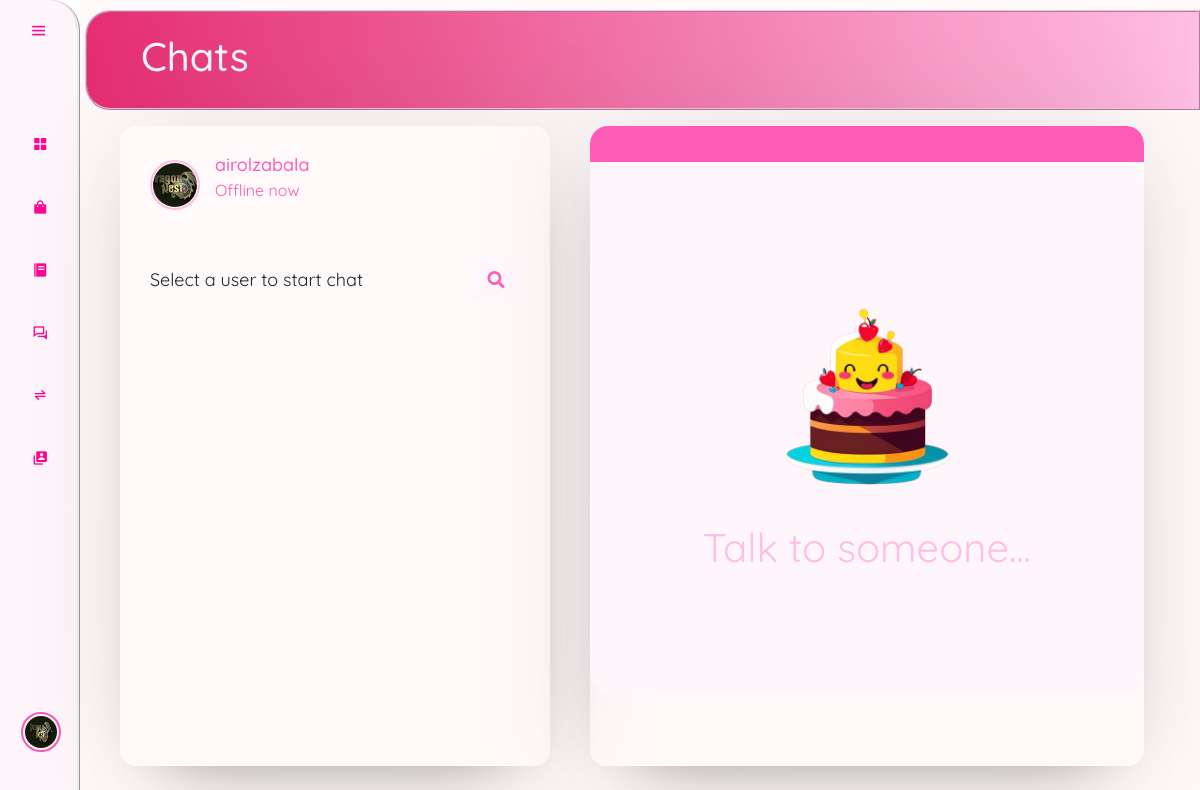
/users.php (signed in), run on the app's committed database.
### tables this page shows
CREATE TABLE `users` (
  `user_id` int(11) NOT NULL,
  `unique_id` int(255) NOT NULL,
  `fname` varchar(255) NOT NULL,
  `lname` varchar(255) NOT NULL,
  `email` varchar(255) NOT NULL,
  `password` varchar(255) NOT NULL,
  `contact` int(255) NOT NULL,
  `img` varchar(400) NOT NULL,
  `status` varchar(255) NOT NULL,
  `userType` varchar(255) NOT NULL
);

### users.php (the view, shortened to what this page needs)
<link rel="stylesheet" href="assets/css/chat.css">
<?php include_once './header.php'; include './sidebar.php';?>
<div class="content">
    <div class="product-container">
        <h1>Chats</h1>
    </div>
    <div class="wrapper">
        <section class="users">
            <header>
                <?php
                include_once ("assets/dbcon.php");
                $sql = mysqli_query($conn,"SELECT * FROM users WHERE unique_id = {$_SESSION['unique_id']}");
                if(mysqli_num_rows($sql) > 0 ){
                    $row = mysqli_fetch_assoc($sql);
                }
                ?>
                <div class="profile">
                    <img src="assets/images/<?php echo $row['img'] ?>" alt="">
                    <div class="details">
                        <span><?php echo $row['fname']."". $row['lname'] ?></span>
                        <p><?php echo $row['status']?></p>
                    </div>
                </div>
            </header>
            <div class="chat-search">
                <span class="text"> Select a user to start chat</span>
                <button><i class="fa fa-search"></i></button>
            </div>
        </section>
        <section class="chat-area">
            <header></header>
                <div class="blank">
                    <img src="assets/images/smileycake-removebg.png" alt="">
                    <div class="message1">
                        <span>Talk to someone...</span>
                    </div>
                </div>
        </section>
    </div>
</div>
</body>
</html>

### sidebar.php (shortened to what this page needs)
<link rel="stylesheet" href="assets/css/style.css">
    <div class="sidebar">
        <div class="top">
            <i class="bx bx-menu" id="btn"></i>
        </div>
        <ul>
            <li>
                <a href="index.php">
                    <i class="bx bxs-grid-alt"></i>
                </a>
            </li>
            <li>
                <a href="product.php">
                    <i class="bx bxs-shopping-bag"></i>
                </a>
            </li>
            <li>
                <a href="order.php">
                    <i class="bx bxs-food-menu"></i>
                </a>
            </li>
            <li>
                <a href="users.php">
                    <i class='bx bx-conversation'></i>
                </a>
            </li>
            <li>
                <a href="transaction.php">
                <i class='bx bx-transfer-alt'></i>
                </a>
            </li>
            <li>
                <?php
                include_once ("assets/dbcon.php");
                $sql = mysqli_query($conn,"SELECT * FROM users WHERE unique_id = {$_SESSION['unique_id']}");
                if(mysqli_num_rows($sql) > 0 ){
                    $row = mysqli_fetch_assoc($sql);
                }
                ?>
                <a href="account.php">
                    <i class='bx bxs-user-account'></i>
                </a>
            </li>
            <li>
                <div class="user-profile">
                    <div class="user">
                        <img src="assets/images/<?php echo $row['img'];?>" class="user-img">
                        <div>
                        </div>
                    </div>
                    <a href="assets/logout.php?logout_id=<?php echo $row['unique_id']  ?>" class="logout">
                    </a>
                </div>
            </li>
        </ul>
    </div>

### assets/css/chat.css (style rules this page uses)
* { margin: 0; padding: 0; box-sizing: border-box; text-decoration: none; font-family: 'Quicksand', sans-serif; transition: .2s linear; }
.wrapper { width: 95%; height: 80%; margin: 1rem; display: flex; }
.users { padding: 25px 30px; width: 450px; margin: 0px 1.5rem; border-radius: 16px; box-shadow: 0 0 128px 0 rgba(0, 0, 0, 0.1), 0 32px 64px -48px rgba(0, 0, 0, 0.5); }
.users header, .user-list a { display: flex; align-items: center; padding-bottom: 20px; justify-content: space-between; border-bottom: 1px solid FFF6FB; }
.wrapper img { object-fit: cover; border-radius: 50%; padding: 1px; border: 2px solid #FFBEE3; }
:is(.users, .user-list) .profile { display: flex; align-items: center; }
.users header .profile img { height: 50px; width: 50px; }
:is(.users, .user-list) .details { color: #FC5BB6; margin-left: 15px; }
:is(.users, .user-list) .details span { font-size: 18px; font-weight: 500; }
.users .chat-search { margin: 20px 0; display: flex; position: relative; align-items: center; justify-content: space-between; }
.users .chat-search .text { font-size: 18px; }
.users .chat-search button { width: 47px; height: 42px; border: none; outline: none; color: #FC5BB6; background: #FFF6FB; cursor: pointer; font-size: 17px; border-radius: 0 5px 5px 0; transition: all 0.2s ease; }
.chat-area { width: 55%; margin: 0px 1rem; border-radius: 16px; box-shadow: 0 0 128px 0 rgba(0, 0, 0, 0.1), 0 32px 64px -48px rgba(0, 0, 0, 0.5); }
.blank { display: flex; flex-direction: column; position: relative; height: 530px; overflow-y: auto; overflow: hidden; background: #FFF6FB; border-radius: 20px; align-items: center; justify-content: center; padding: 10px 10px 20px 10px; box-shadow: inset 0 32px 32px -32px rgb(0, 0, 0 / 5%), inset 0 -32px 32px -32px rgb(0, 0, 0 / 5%); }
.blank img { width: 250px; height: 250px; border-style: none; }
.blank .message1 { color: #FFBEE3; font-size: 40px; text-align: center; }
.chat-area header { display: flex; align-items: center; padding: 18px 20px; background: #FC5BB6; border-radius: 18px 18px 0 0; color: #FFF6FB; }

### assets/css/Page-transition.css (style rules this page uses)
.data, .grid, .customers, .add-product, .content { animation: transitionIn 0.75s ease-out; }

### assets/css/style.css (style rules this page uses)
* { margin: 0; padding: 0; box-sizing: border-box; text-decoration: none; outline: none; border: none; font-family: 'Quicksand', sans-serif; transition: .2s linear; }
.user-img { width: 40px; height: 40px; border-radius: 100%; padding: 2px; border: 2px solid #FC5BB6; }
.sidebar { position: fixed; top: 0; left: 0; bottom: 0; width: 80px; background: #FFF6FB; border-radius: 0 30px 0 0; border-style: none ridge none none; padding: 0.4rem 0.8rem; box-shadow: 0 .5rem .5rem 0 rgb(255, 190, 227); transition: all 0.5s ease; }
.sidebar #btn { position: absolute; color: #FF0592; top: .4rem; left: 50%; font-size: 1.2rem; line-height: 50px; transform: translateX(-50%); cursor: pointer; }
.user-profile { display: flex; justify-content: space-between; background-color: #e88ca1; border-radius: 30px; transition: all 0.5s ease; }
.user { display: inline-flex; align-items: center; padding-right: 1.5rem; margin: 0.8rem auto; }
.sidebar ul li { position: relative; list-style-type: none; height: 50px; width: 90%; margin: 0.8rem auto; line-height: 50px; }
.sidebar ul li a { color: #FF0592; display: flex; align-items: center; text-decoration: none; border-radius: 0.8rem; transition: all .5s ease; }
.sidebar ul li .user-profile { display: flex; align-items: center; }
.sidebar ul li a i { min-width: 50px; text-align: center; height: 50px; border-radius: 12px; line-height: 50px; }
.sidebar ul li .user-profile { background-color: #FFF6FB; border-radius: 30px; height: 60px; margin-right: 14px; }
.sidebar ul li:last-child { position: absolute; bottom: 35px; height: 50px; width: 90%; margin-left: 8px; line-height: 50px; }
.content { position: absolute; background: #FFF9F9; height: 100vh; top: 0; left: 80px; transition: all 0.5s ease; width: calc(100% - 80px); }
.product-container { display: flex; min-height: 100px; padding: 0.5rem 1.5rem; justify-content: space-between; background: #FFBEE3; margin-left: 5px; margin-top: 10px; color: #FFF6FB; border: 2px ridge #FFBEE3; border-radius: 25px 0 0 25px; background: linear-gradient(90deg,#e52e71,#FFBEE3) }
.product-container h1 { margin-left: 30px; }
.add-item, .product-container { display: flex; justify-content: space-between; align-items: center; }

### data on the page
users: img (picture), fname "airol", lname "zabala", status "Offline now"
